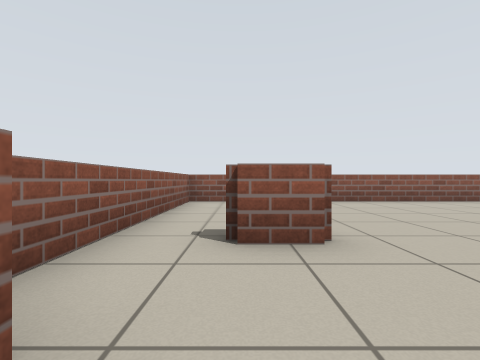
View 1 (above)

16 first-person views from a walk through a Stage world. The camera is 0.64 m above the floor, looks level and sees 85° across. Floor lines are 1 m apart. The floor is counted in squares, 1 m on a side. Each view is taken from the middle of a square. On the plan, view 1 faces up. The plan holds only what a view shows up to about 9 squares ahead; the rest is blank. The place goes on beyond the plan. The robots in the file are not drawn.

View 2
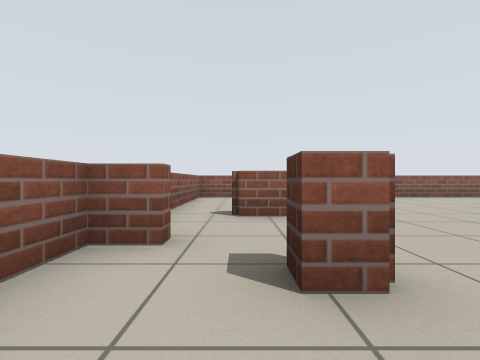

View 3
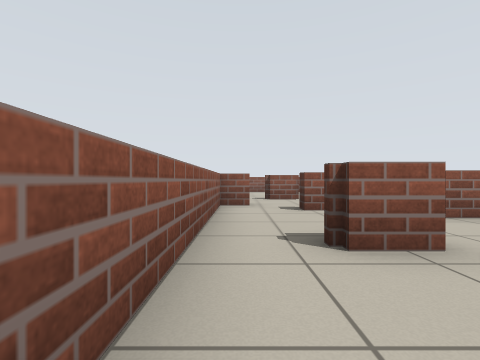

View 4
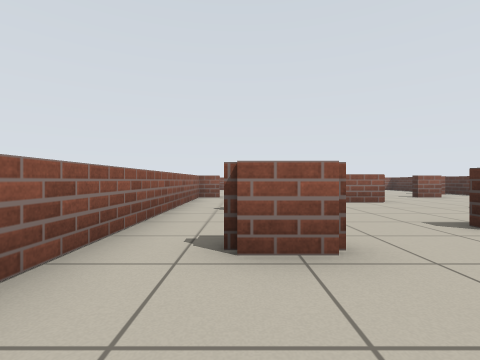

View 5
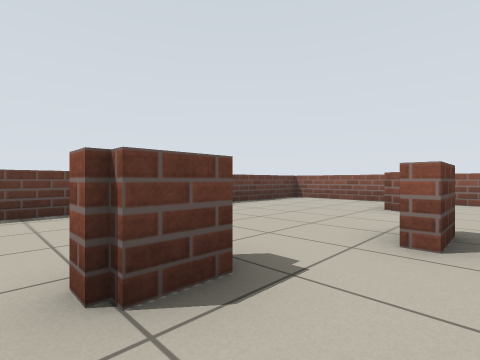

View 6
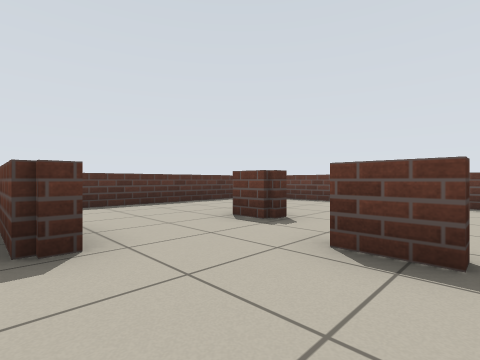

View 7
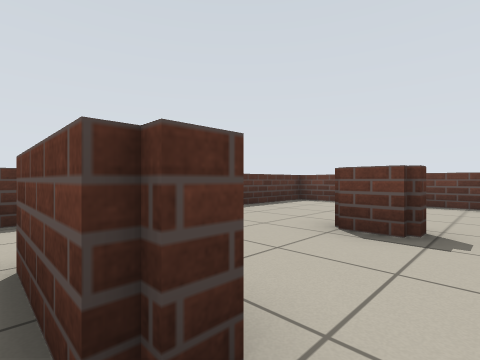

View 8
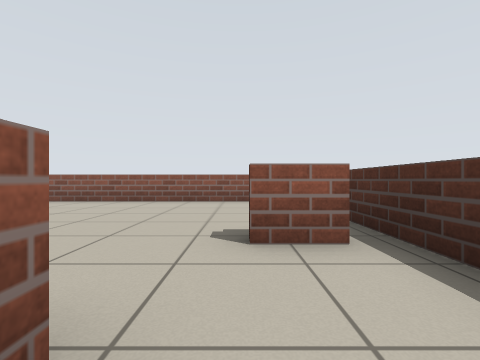

View 9
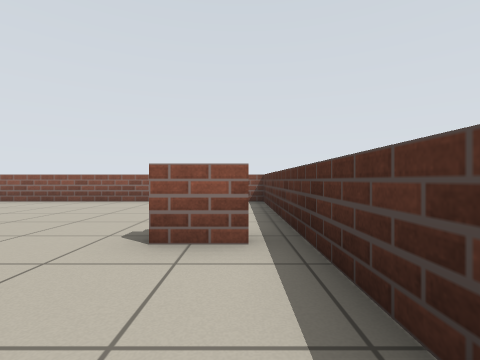

View 10
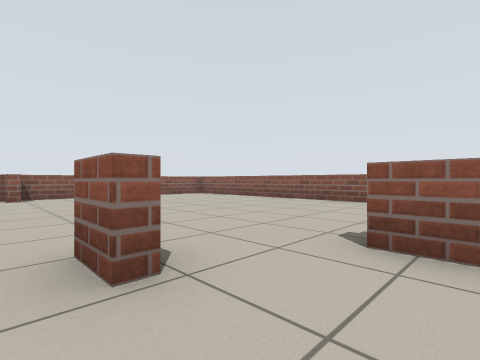

View 11
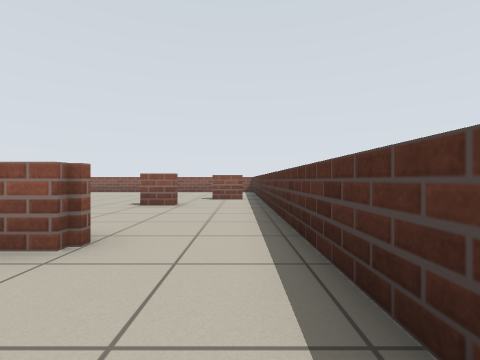

View 12
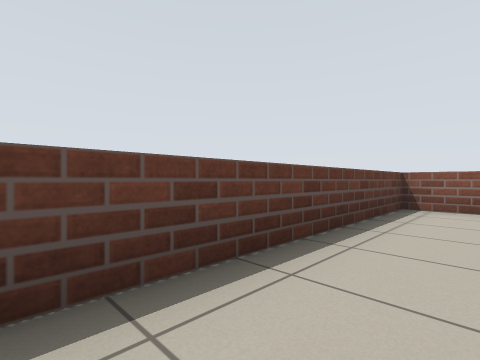

View 13
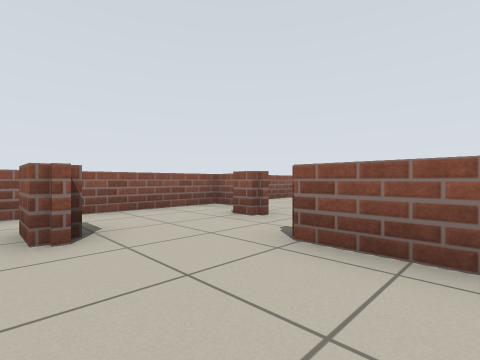

View 14
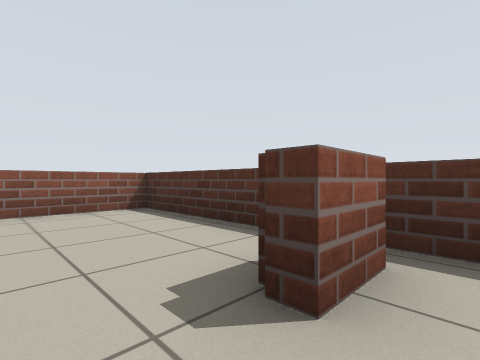

View 15
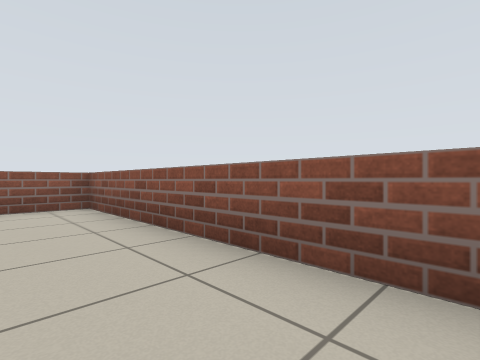

View 16
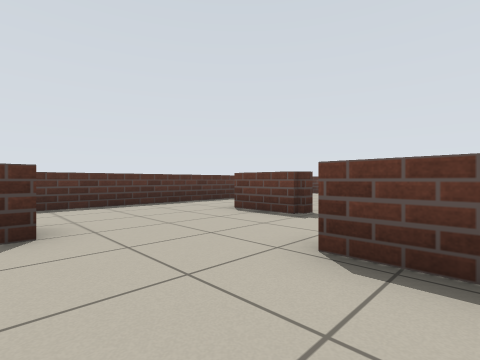

### Floor plan
Key: @ floor where view 1 was taken; # wall or solid block; . floor; = window, fence, low wall or low ledge.
Columns run from 2 left of view 1 to 10 right of it. Each row starts with its distance up from view 1.
  8 =============
  7 #...........=
  6 #...........=
  5 #...........=
  4 #...........=
  3 #.==......===
  2 #...........=
  1 #=.......=..=
  0 #.@=........=
 -1 #....==.....=
 -2 #...........=
 -3 #.==....==..=
 -4 #...........=
 -5 #....==.....=
 -6 #...........=
 -7 #.==....=...=
 -8 #...........=
 -9 #...........=
-10 #...........=
-11 =############

Where each view was taken, in squares from view 1:
view 1: 0 up, 0 right, facing up
view 2: 2 down, 0 right, facing up
view 3: 6 down, 1 left, facing up
view 4: 9 down, 0 right, facing up
view 5: 5 down, 7 right, facing down-left
view 6: 3 down, 3 right, facing down-right
view 7: 3 down, 5 right, facing down-right
view 8: 0 up, 8 right, facing up
view 9: 0 up, 9 right, facing up
view 10: 0 up, 9 right, facing up-left
view 11: 6 down, 9 right, facing up
view 12: 9 down, 5 right, facing down-left
view 13: 4 down, 4 right, facing up-left
view 14: 2 up, 7 right, facing up-right
view 15: 6 up, 5 right, facing up-left
view 16: 1 up, 3 right, facing down-right
